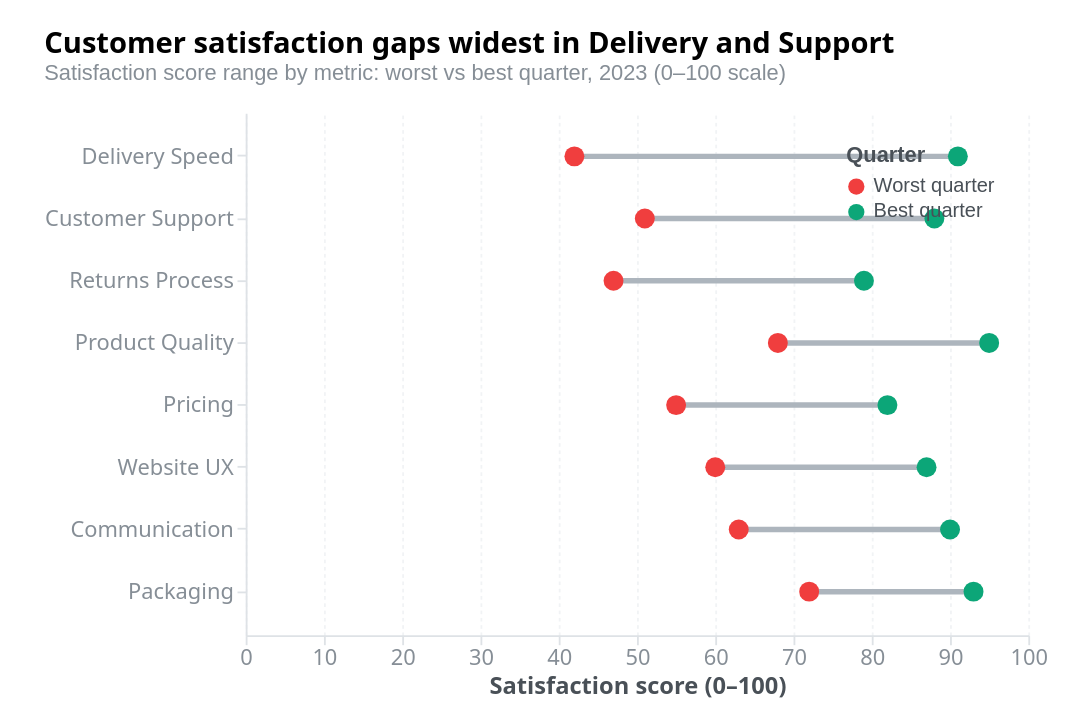

The specification (Vega-Lite) saved for this image:
### Vega specification from a JSON file in a GitHub repository (floating-point values rounded to 4 significant figures)
{"_metadata": {"customization": ["Replace 'values' array with your data", "Change field names in scales and marks to match your data", "Update axis title to reflect your units", "Change 'low'/'high' dot colors in the color scale to match your legend meaning", "Modify title and description for your context"], "dataFormat": "Array of objects with 'metric' (nominal), 'low' (quantitative), and 'high' (quantitative) fields"}, "$schema": "https://vega.github.io/schema/vega/v6.json", "autosize": {"contains": "padding", "type": "fit"}, "axes": [{"domainColor": "#dee2e6", "grid": true, "gridColor": "#f1f3f5", "gridDash": [2, 2], "labelColor": "#868e96", "labelFontSize": 12, "orient": "bottom", "scale": "x", "tickColor": "#dee2e6", "title": "Satisfaction score (0–100)", "titleColor": "#495057", "titleFontSize": 13}, {"domainColor": "#dee2e6", "labelColor": "#868e96", "labelFontSize": 12, "orient": "left", "scale": "y", "tickColor": "#dee2e6"}], "config": {"aria": true, "axis": {"labelFont": "system-ui, -apple-system, sans-serif", "titleFont": "system-ui, -apple-system, sans-serif"}, "title": {"font": "system-ui, -apple-system, sans-serif"}}, "data": [{"name": "source", "transform": [{"as": "range", "expr": "datum.high - datum.low", "type": "formula"}, {"sort": {"field": "range", "order": "descending"}, "type": "collect"}], "values": [{"high": 91, "low": 42, "metric": "Delivery Speed"}, {"high": 95, "low": 68, "metric": "Product Quality"}, {"high": 88, "low": 51, "metric": "Customer Support"}, {"high": 82, "low": 55, "metric": "Pricing"}, {"high": 87, "low": 60, "metric": "Website UX"}, {"high": 79, "low": 47, "metric": "Returns Process"}, {"high": 90, "low": 63, "metric": "Communication"}, {"high": 93, "low": 72, "metric": "Packaging"}]}], "description": "Dumbbell chart showing the min/max satisfaction scores per metric across 8 business dimensions. Delivery shows the widest range (42–91).", "height": 400, "legends": [{"fill": "color", "labelColor": "#495057", "labelFontSize": 11, "orient": "top-right", "symbolSize": 80, "title": "Quarter", "titleColor": "#495057", "titleFontSize": 12}], "marks": [{"encode": {"enter": {"tooltip": {"signal": "{'Metric': datum.metric, 'Worst quarter': datum.low, 'Best quarter': datum.high, 'Range': datum.range + ' pts'}"}, "x": {"field": "low", "scale": "x"}, "x2": {"field": "high", "scale": "x"}, "y": {"band": 0.5, "field": "metric", "scale": "y"}}, "update": {"opacity": [{"test": "hovered === null || hovered.metric === datum.metric", "value": 1}, {"value": 0.15}], "stroke": {"value": "#adb5bd"}, "strokeWidth": {"value": 3}}}, "from": {"data": "source"}, "type": "rule"}, {"encode": {"enter": {"shape": {"value": "circle"}, "size": {"value": 120}, "tooltip": {"signal": "{'Metric': datum.metric, 'Worst quarter score': datum.low}"}, "x": {"field": "low", "scale": "x"}, "y": {"band": 0.5, "field": "metric", "scale": "y"}}, "update": {"fill": {"value": "#f03e3e"}, "opacity": [{"test": "hovered === null || hovered.metric === datum.metric", "value": 1}, {"value": 0.15}]}}, "from": {"data": "source"}, "type": "symbol"}, {"encode": {"enter": {"shape": {"value": "circle"}, "size": {"value": 120}, "tooltip": {"signal": "{'Metric': datum.metric, 'Best quarter score': datum.high}"}, "x": {"field": "high", "scale": "x"}, "y": {"band": 0.5, "field": "metric", "scale": "y"}}, "update": {"fill": {"value": "#0ca678"}, "opacity": [{"test": "hovered === null || hovered.metric === datum.metric", "value": 1}, {"value": 0.15}]}}, "from": {"data": "source"}, "type": "symbol"}], "padding": {"bottom": 16, "left": 24, "right": 24, "top": 16}, "scales": [{"domain": {"data": "source", "field": "metric"}, "name": "y", "padding": 0.4, "range": "height", "type": "band"}, {"domain": [0, 100], "name": "x", "nice": true, "range": "width", "type": "linear", "zero": true}, {"domain": ["Worst quarter", "Best quarter"], "name": "color", "range": ["#f03e3e", "#0ca678"], "type": "ordinal"}], "signals": [{"name": "hovered", "on": [{"events": "symbol:pointerover", "update": "datum"}, {"events": "rule:pointerover", "update": "datum"}, {"events": "symbol:pointerout", "update": "null"}, {"events": "rule:pointerout", "update": "null"}], "value": null}], "title": {"anchor": "start", "fontSize": 16, "offset": 16, "subtitle": "Satisfaction score range by metric: worst vs best quarter, 2023 (0–100 scale)", "subtitleColor": "#868e96", "subtitleFontSize": 12, "text": "Customer satisfaction gaps widest in Delivery and Support"}, "width": 600}
